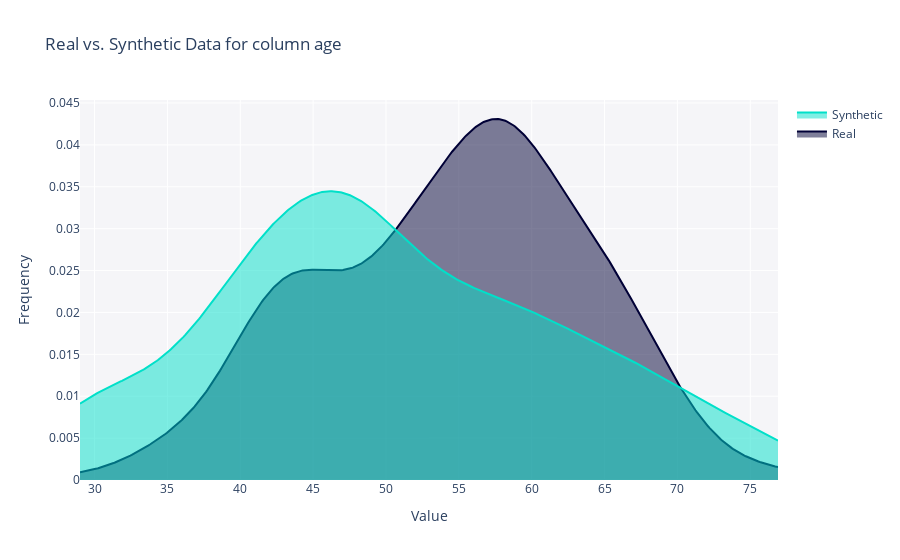
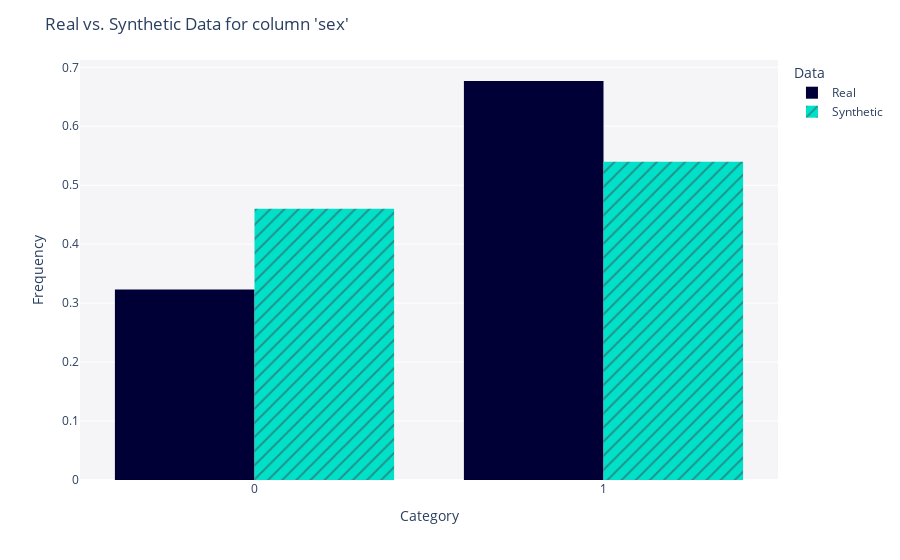
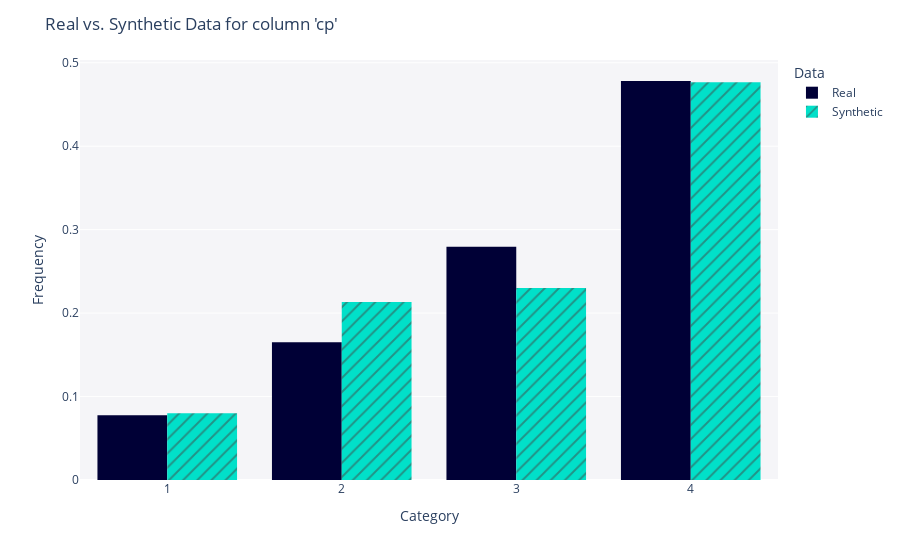
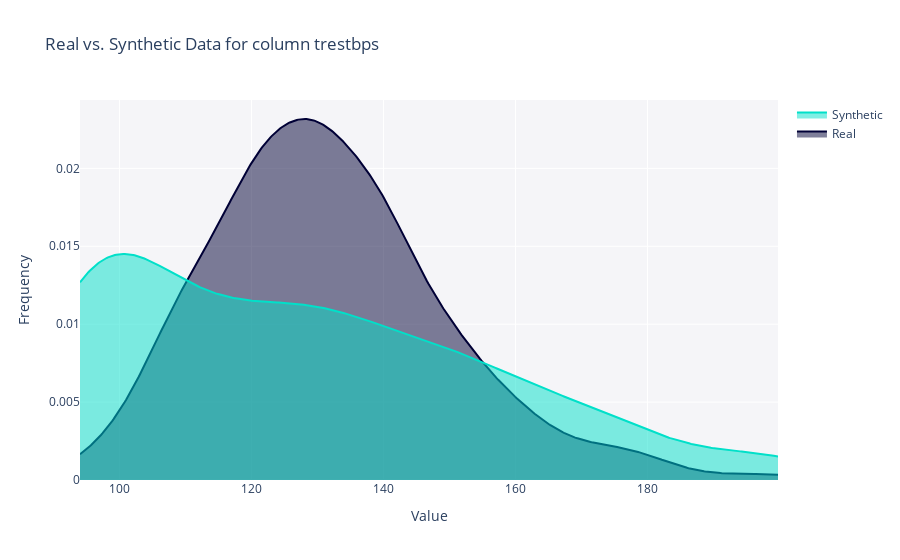

The code cell stored with these charts, in order, in its notebook:
### Code cell
for colname in df.columns:
    fig = plot_real_synthetic(df, df_syn, colname)
    fig.show()

### Figure 1 — Plotly figure (JSON) as saved in the notebook; plotly's stock layout.template omitted (floating-point values rounded to 4 significant figures; data arrays with more than 128 entries replaced by an {"elided": "..."} marker saying what was removed)
{"data": [{"fill": "tozeroy", "hovertemplate": "<b>Real</b><br>Value: %{x}<br>Frequency: %{y}<extra></extra>", "legendgroup": "Real", "marker": {"color": "#000036"}, "mode": "lines", "name": "Real", "showlegend": true, "type": "scatter", "x": {"elided": "500 float values"}, "xaxis": "x", "y": {"elided": "500 float values"}, "yaxis": "y"}, {"fill": "tozeroy", "hovertemplate": "<b>Synthetic</b><br>Value: %{x}<br>Frequency: %{y}<extra></extra>", "legendgroup": "Synthetic", "marker": {"color": "#01E0C9"}, "mode": "lines", "name": "Synthetic", "showlegend": true, "type": "scatter", "x": {"elided": "500 float values"}, "xaxis": "x", "y": {"elided": "500 float values"}, "yaxis": "y"}], "layout": {"barmode": "overlay", "hovermode": "closest", "legend": {"traceorder": "reversed"}, "plot_bgcolor": "#F5F5F8", "title": {"text": "Real vs. Synthetic Data for column age"}, "xaxis": {"anchor": "y2", "domain": [0, 1], "title": {"text": "Value"}, "zeroline": false}, "yaxis": {"anchor": "free", "domain": [0, 1], "position": 0, "title": {"text": "Frequency"}}}}

### Figure 2 — Plotly figure (JSON) as saved in the notebook; plotly's stock layout.template omitted (floating-point values rounded to 4 significant figures; data arrays with more than 128 entries replaced by an {"elided": "..."} marker saying what was removed)
{"data": [{"alignmentgroup": "True", "bingroup": "x", "histnorm": "probability density", "hovertemplate": "<b>Real</b><br>Frequency: %{y}<extra></extra>", "legendgroup": "Real", "marker": {"color": "#000036", "pattern": {"shape": ""}}, "name": "Real", "offsetgroup": "Real", "orientation": "v", "showlegend": true, "type": "histogram", "x": {"elided": "297 int values"}, "xaxis": "x", "yaxis": "y"}, {"alignmentgroup": "True", "bingroup": "x", "histnorm": "probability density", "hovertemplate": "<b>Synthetic</b><br>Frequency: %{y}<extra></extra>", "legendgroup": "Synthetic", "marker": {"color": "#01E0C9", "pattern": {"shape": "/"}}, "name": "Synthetic", "offsetgroup": "Synthetic", "orientation": "v", "showlegend": true, "type": "histogram", "x": {"elided": "300 int values"}, "xaxis": "x", "yaxis": "y"}], "layout": {"barmode": "group", "legend": {"title": {"text": "Data"}, "tracegroupgap": 0}, "margin": {"t": 60}, "plot_bgcolor": "#F5F5F8", "title": {"text": "Real vs. Synthetic Data for column 'sex'"}, "xaxis": {"anchor": "y", "domain": [0, 1], "title": {"text": "Category"}}, "yaxis": {"anchor": "x", "domain": [0, 1], "title": {"text": "Frequency"}}}}

### Figure 3 — Plotly figure (JSON) as saved in the notebook; plotly's stock layout.template omitted (floating-point values rounded to 4 significant figures; data arrays with more than 128 entries replaced by an {"elided": "..."} marker saying what was removed)
{"data": [{"alignmentgroup": "True", "bingroup": "x", "histnorm": "probability density", "hovertemplate": "<b>Real</b><br>Frequency: %{y}<extra></extra>", "legendgroup": "Real", "marker": {"color": "#000036", "pattern": {"shape": ""}}, "name": "Real", "offsetgroup": "Real", "orientation": "v", "showlegend": true, "type": "histogram", "x": {"elided": "297 int values"}, "xaxis": "x", "yaxis": "y"}, {"alignmentgroup": "True", "bingroup": "x", "histnorm": "probability density", "hovertemplate": "<b>Synthetic</b><br>Frequency: %{y}<extra></extra>", "legendgroup": "Synthetic", "marker": {"color": "#01E0C9", "pattern": {"shape": "/"}}, "name": "Synthetic", "offsetgroup": "Synthetic", "orientation": "v", "showlegend": true, "type": "histogram", "x": {"elided": "300 int values"}, "xaxis": "x", "yaxis": "y"}], "layout": {"barmode": "group", "legend": {"title": {"text": "Data"}, "tracegroupgap": 0}, "margin": {"t": 60}, "plot_bgcolor": "#F5F5F8", "title": {"text": "Real vs. Synthetic Data for column 'cp'"}, "xaxis": {"anchor": "y", "domain": [0, 1], "title": {"text": "Category"}}, "yaxis": {"anchor": "x", "domain": [0, 1], "title": {"text": "Frequency"}}}}

### Figure 4 — Plotly figure (JSON) as saved in the notebook; plotly's stock layout.template omitted (floating-point values rounded to 4 significant figures; data arrays with more than 128 entries replaced by an {"elided": "..."} marker saying what was removed)
{"data": [{"fill": "tozeroy", "hovertemplate": "<b>Real</b><br>Value: %{x}<br>Frequency: %{y}<extra></extra>", "legendgroup": "Real", "marker": {"color": "#000036"}, "mode": "lines", "name": "Real", "showlegend": true, "type": "scatter", "x": {"elided": "500 float values"}, "xaxis": "x", "y": {"elided": "500 float values"}, "yaxis": "y"}, {"fill": "tozeroy", "hovertemplate": "<b>Synthetic</b><br>Value: %{x}<br>Frequency: %{y}<extra></extra>", "legendgroup": "Synthetic", "marker": {"color": "#01E0C9"}, "mode": "lines", "name": "Synthetic", "showlegend": true, "type": "scatter", "x": {"elided": "500 float values"}, "xaxis": "x", "y": {"elided": "500 float values"}, "yaxis": "y"}], "layout": {"barmode": "overlay", "hovermode": "closest", "legend": {"traceorder": "reversed"}, "plot_bgcolor": "#F5F5F8", "title": {"text": "Real vs. Synthetic Data for column trestbps"}, "xaxis": {"anchor": "y2", "domain": [0, 1], "title": {"text": "Value"}, "zeroline": false}, "yaxis": {"anchor": "free", "domain": [0, 1], "position": 0, "title": {"text": "Frequency"}}}}
